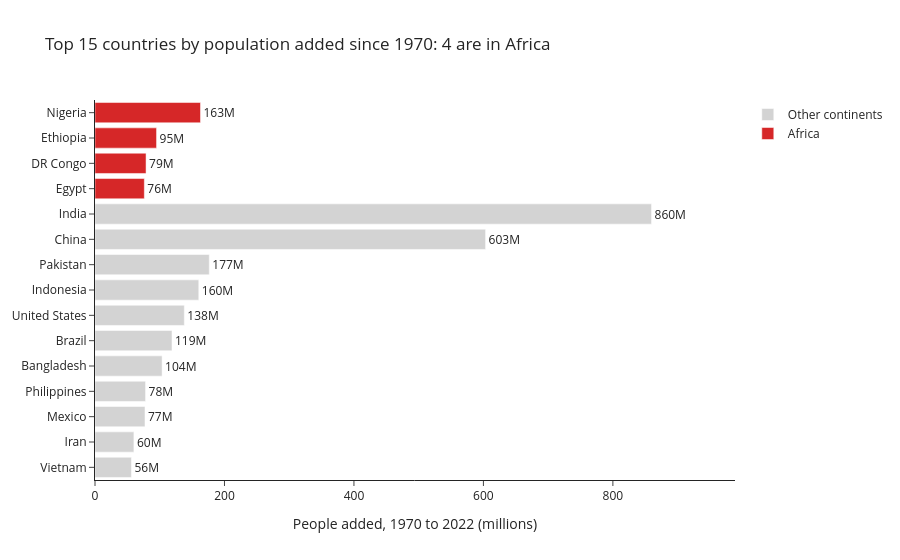

Notebook code cell kept with this figure:
### Markdown cell above
**Chart choice & justification:** *Which chart did you choose, and why? Justify design choices.

*YOUR ANSWER HERE*


**Chart: horizontal bar chart, sorted from largest to smallest gain.**

1. **Fits the question:** Q2 asks for a ranking of 15 countries by one number (people added). Bars compare lengths against a common zero baseline, which is the most accurate way to compare magnitudes.
2. **Horizontal, not vertical:** Country names are long, so they stay readable on the y-axis without rotating. The top 15 reads naturally from top to bottom.
3. **Sorted by value:** The ranking can be read at a glance, with no legend lookup needed.
4. **Highlighting answers the second part:** African countries are drawn in a strong color and all others in gray. The number of African bars is the answer to "how many are in Africa?", and the count is shown in the title.
5. **Absolute gain, not percent:** The question says "added the most people", so the metric is 2022 population minus 1970 population. A percentage would favor small countries.
6. **Honest axis:** The bars start at zero, and value labels at the bar ends (in millions) remove the need to estimate from gridlines.

### Code cell
#YOUR CODE HERE
d = df.copy()
d["Added"] = d["2022 Population"] - d["1970 Population"]
d["Added_M"] = d["Added"] / 1e6

top15 = d.nlargest(15, "Added").sort_values("Added")
top15["Group"] = np.where(top15["Continent"] == "Africa", "Africa", "Other continents")
n_africa = (top15["Group"] == "Africa").sum()

fig = px.bar(top15, x="Added_M", y="Country", orientation="h",
             color="Group",
             color_discrete_map={"Africa": "#d62728", "Other continents": "lightgray"},
             text=top15["Added_M"].map(lambda v: f"{v:,.0f}M"),
             title=f"Top 15 countries by population added since 1970: {n_africa} are in Africa")
fig.update_traces(textposition="outside")
fig.update_layout(template="simple_white",
                  xaxis_title="People added, 1970 to 2022 (millions)",
                  yaxis_title=None,
                  legend_title_text="",
                  xaxis=dict(range=[0, top15["Added_M"].max() * 1.15]))
fig.show()

print(f"{n_africa} of the top 15 are in Africa:",
      list(top15[top15["Group"] == "Africa"]["Country"]))

### Figure 1 — Plotly figure (JSON) as saved in the notebook; plotly's stock layout.template omitted (floating-point values rounded to 4 significant figures)
{"data": [{"hovertemplate": "Group=Other continents<br>Added_M=%{x}<br>Country=%{y}<br>text=%{text}<extra></extra>", "legendgroup": "Other continents", "marker": {"color": "lightgray", "pattern": {"shape": ""}}, "name": "Other continents", "orientation": "h", "showlegend": true, "text": ["56M", "60M", "77M", "78M", "104M", "119M", "138M", "160M", "177M", "603M", "860M"], "textposition": "outside", "x": [56.26, 60.1, 77.21, 78.12, 103.6, 118.9, 138.0, 160.3, 176.5, 603.4, 859.7], "xaxis": "x", "y": ["Vietnam", "Iran", "Mexico", "Philippines", "Bangladesh", "Brazil", "United States", "Indonesia", "Pakistan", "China", "India"], "yaxis": "y", "type": "bar"}, {"hovertemplate": "Group=Africa<br>Added_M=%{x}<br>Country=%{y}<br>text=%{text}<extra></extra>", "legendgroup": "Africa", "marker": {"color": "#d62728", "pattern": {"shape": ""}}, "name": "Africa", "orientation": "h", "showlegend": true, "text": ["76M", "79M", "95M", "163M"], "textposition": "outside", "x": [76.21, 78.86, 95.07, 163.0], "xaxis": "x", "y": ["Egypt", "DR Congo", "Ethiopia", "Nigeria"], "yaxis": "y", "type": "bar"}], "layout": {"xaxis": {"anchor": "y", "domain": [0, 1], "title": {"text": "People added, 1970 to 2022 (millions)"}, "range": [0, 988.6]}, "yaxis": {"anchor": "x", "domain": [0, 1], "title": {}}, "legend": {"title": {"text": ""}, "tracegroupgap": 0}, "title": {"text": "Top 15 countries by population added since 1970: 4 are in Africa"}, "barmode": "relative"}}
